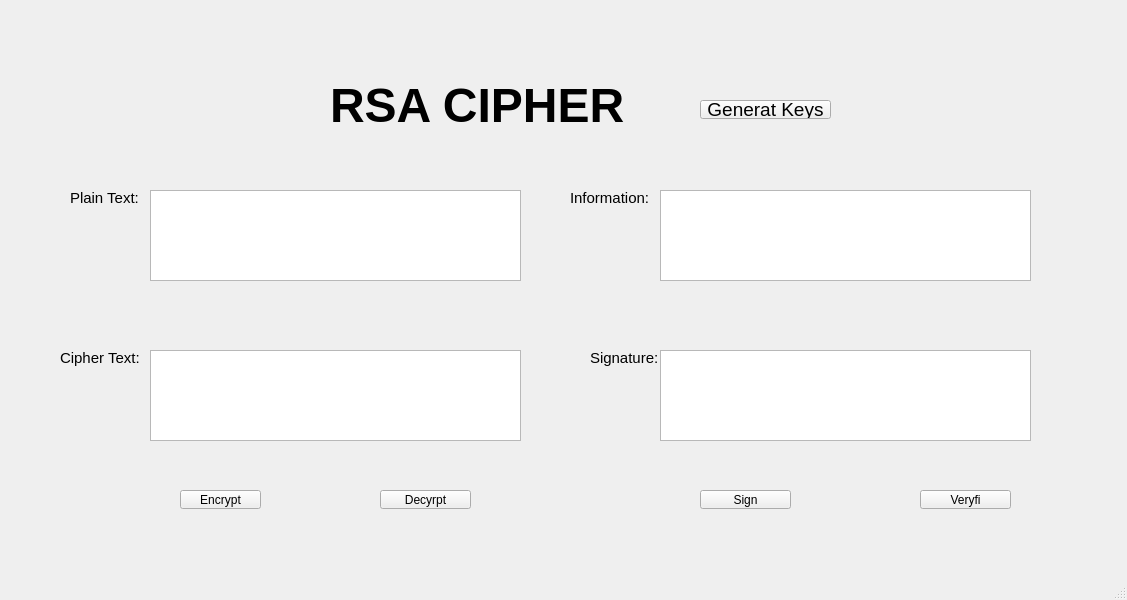
<?xml version="1.0" encoding="UTF-8"?>
<ui version="4.0">
 <class>MainWindow</class>
 <widget class="QMainWindow" name="MainWindow">
  <property name="geometry">
   <rect>
    <x>0</x>
    <y>0</y>
    <width>1127</width>
    <height>600</height>
   </rect>
  </property>
  <property name="windowTitle">
   <string>MainWindow</string>
  </property>
  <widget class="QWidget" name="centralwidget">
   <widget class="QLabel" name="label">
    <property name="geometry">
     <rect>
      <x>330</x>
      <y>60</y>
      <width>311</width>
      <height>91</height>
     </rect>
    </property>
    <property name="font">
     <font>
      <pointsize>36</pointsize>
      <weight>75</weight>
      <bold>true</bold>
     </font>
    </property>
    <property name="mouseTracking">
     <bool>false</bool>
    </property>
    <property name="text">
     <string>RSA CIPHER</string>
    </property>
   </widget>
   <widget class="QLabel" name="label_2">
    <property name="geometry">
     <rect>
      <x>70</x>
      <y>190</y>
      <width>71</width>
      <height>16</height>
     </rect>
    </property>
    <property name="font">
     <font>
      <pointsize>11</pointsize>
     </font>
    </property>
    <property name="text">
     <string>Plain Text:</string>
    </property>
   </widget>
   <widget class="QLabel" name="label_3">
    <property name="geometry">
     <rect>
      <x>60</x>
      <y>350</y>
      <width>91</width>
      <height>16</height>
     </rect>
    </property>
    <property name="font">
     <font>
      <pointsize>11</pointsize>
     </font>
    </property>
    <property name="text">
     <string>Cipher Text:</string>
    </property>
   </widget>
   <widget class="QLabel" name="label_4">
    <property name="geometry">
     <rect>
      <x>570</x>
      <y>190</y>
      <width>91</width>
      <height>16</height>
     </rect>
    </property>
    <property name="font">
     <font>
      <pointsize>11</pointsize>
     </font>
    </property>
    <property name="text">
     <string>Information:</string>
    </property>
   </widget>
   <widget class="QLabel" name="label_5">
    <property name="geometry">
     <rect>
      <x>590</x>
      <y>350</y>
      <width>71</width>
      <height>16</height>
     </rect>
    </property>
    <property name="font">
     <font>
      <pointsize>11</pointsize>
     </font>
    </property>
    <property name="text">
     <string>Signature:</string>
    </property>
   </widget>
   <widget class="QTextEdit" name="textEdit">
    <property name="geometry">
     <rect>
      <x>150</x>
      <y>190</y>
      <width>371</width>
      <height>91</height>
     </rect>
    </property>
   </widget>
   <widget class="QTextEdit" name="textEdit_2">
    <property name="geometry">
     <rect>
      <x>150</x>
      <y>350</y>
      <width>371</width>
      <height>91</height>
     </rect>
    </property>
   </widget>
   <widget class="QTextEdit" name="textEdit_3">
    <property name="geometry">
     <rect>
      <x>660</x>
      <y>190</y>
      <width>371</width>
      <height>91</height>
     </rect>
    </property>
   </widget>
   <widget class="QTextEdit" name="textEdit_4">
    <property name="geometry">
     <rect>
      <x>660</x>
      <y>350</y>
      <width>371</width>
      <height>91</height>
     </rect>
    </property>
   </widget>
   <widget class="QToolButton" name="btn_encypt">
    <property name="geometry">
     <rect>
      <x>180</x>
      <y>490</y>
      <width>81</width>
      <height>19</height>
     </rect>
    </property>
    <property name="text">
     <string>Encrypt</string>
    </property>
   </widget>
   <widget class="QToolButton" name="btn_decrypt">
    <property name="geometry">
     <rect>
      <x>380</x>
      <y>490</y>
      <width>91</width>
      <height>19</height>
     </rect>
    </property>
    <property name="text">
     <string>Decyrpt</string>
    </property>
   </widget>
   <widget class="QToolButton" name="btn_sign">
    <property name="geometry">
     <rect>
      <x>700</x>
      <y>490</y>
      <width>91</width>
      <height>19</height>
     </rect>
    </property>
    <property name="text">
     <string>Sign</string>
    </property>
   </widget>
   <widget class="QToolButton" name="btn_veryfi">
    <property name="geometry">
     <rect>
      <x>920</x>
      <y>490</y>
      <width>91</width>
      <height>19</height>
     </rect>
    </property>
    <property name="text">
     <string>Veryfi</string>
    </property>
   </widget>
   <widget class="QToolButton" name="btn_Gene_Keys">
    <property name="geometry">
     <rect>
      <x>700</x>
      <y>100</y>
      <width>131</width>
      <height>19</height>
     </rect>
    </property>
    <property name="font">
     <font>
      <pointsize>14</pointsize>
     </font>
    </property>
    <property name="text">
     <string>Generat Keys</string>
    </property>
   </widget>
  </widget>
  <widget class="QMenuBar" name="menubar">
   <property name="geometry">
    <rect>
     <x>0</x>
     <y>0</y>
     <width>1127</width>
     <height>21</height>
    </rect>
   </property>
  </widget>
  <widget class="QStatusBar" name="statusbar"/>
 </widget>
 <resources/>
 <connections/>
</ui>
